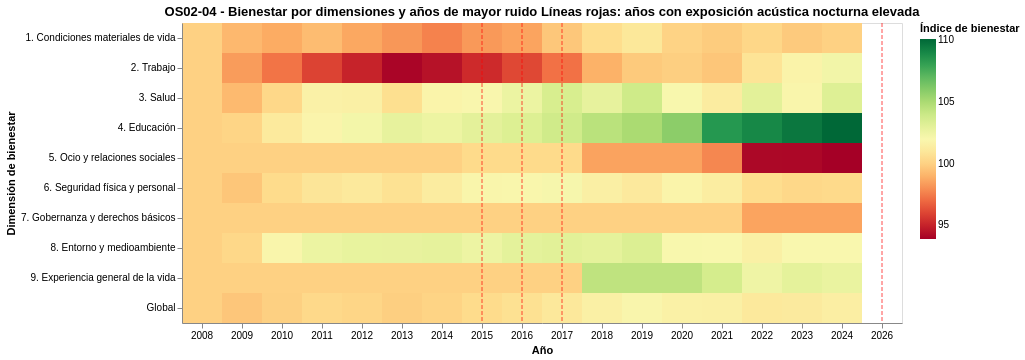

Source (notebook cell):
### Code cell
#VISUALIZACIÓN FINAL: VIS_OS02_04
vis_os02_04 = (
    heatmap_bienestar + lineas_ruido
).properties(
    title=(
        "OS02‑04 - Bienestar por dimensiones y años de mayor ruido\n"
        "Líneas rojas: años con exposición acústica nocturna elevada"
    )
)

vis_os02_04

### Figure 1 — Vega-Lite specification as saved in the notebook (floating-point values rounded to 4 significant figures; data arrays with more than 128 entries replaced by an {"elided": "..."} marker saying what was removed)
{"$schema": "https://vega.github.io/schema/vega-lite/v5.20.1.json", "config": {"view": {"continuousHeight": 300, "continuousWidth": 300}}, "datasets": {"data-ea4666f714ddfc29ccee1af7f9768816": {"elided": "170 records"}, "data-fe1b260e0d98a51afe888febf7a7e507": [{"alto_ruido": true, "año": 2015, "laeq_nocturno": 56.78}, {"alto_ruido": true, "año": 2016, "laeq_nocturno": 57.03}, {"alto_ruido": true, "año": 2017, "laeq_nocturno": 57.01}, {"alto_ruido": true, "año": 2026, "laeq_nocturno": 56.95}]}, "height": 300, "layer": [{"data": {"name": "data-ea4666f714ddfc29ccee1af7f9768816"}, "encoding": {"color": {"field": "valor_evolucion", "scale": {"scheme": "redyellowgreen"}, "title": "Índice de bienestar", "type": "quantitative"}, "tooltip": [{"field": "dim", "title": "Dimensión", "type": "nominal"}, {"field": "año", "title": "Año", "type": "ordinal"}, {"field": "valor_evolucion", "format": ".2f", "title": "Índice", "type": "quantitative"}], "x": {"axis": {"labelAngle": 0}, "field": "año", "title": "Año", "type": "ordinal"}, "y": {"field": "dim", "title": "Dimensión de bienestar", "type": "nominal"}}, "mark": {"type": "rect"}, "title": "OS02 - Evolución del bienestar por dimensiones"}, {"data": {"name": "data-fe1b260e0d98a51afe888febf7a7e507"}, "encoding": {"tooltip": [{"field": "año", "title": "Año", "type": "ordinal"}, {"field": "laeq_nocturno", "format": ".2f", "title": "LAeq nocturno", "type": "quantitative"}], "x": {"field": "año", "type": "ordinal"}}, "mark": {"color": "red", "opacity": 0.7, "strokeDash": [4, 2], "type": "rule"}}], "title": "OS02‑04 - Bienestar por dimensiones y años de mayor ruido\nLíneas rojas: años con exposición acústica nocturna elevada", "width": 720}
